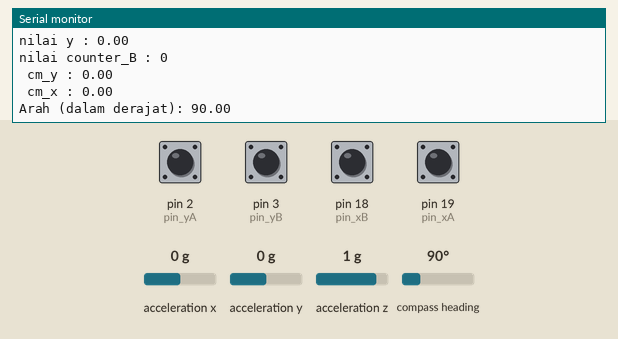
Simulated run of this sketch. Board: Arduino Uno, built with avr-gcc and run on an emulated ATmega328P. Shown: the last lines printed to the serial monitor. The test bench sets the inputs (shaded band); at power-on: pin 2 (pin_yA), pin 3 (pin_yB), pin 18 (pin_xB), pin 19 (pin_xA) HIGH, compass heading 90°, acceleration x 0 g, acceleration y 0 g, acceleration z 1 g. The ROS host is connected and sends only what is stated.

Above: at 1.3 s.
1.4 s: compass heading set to 7°
At 1.86 s:
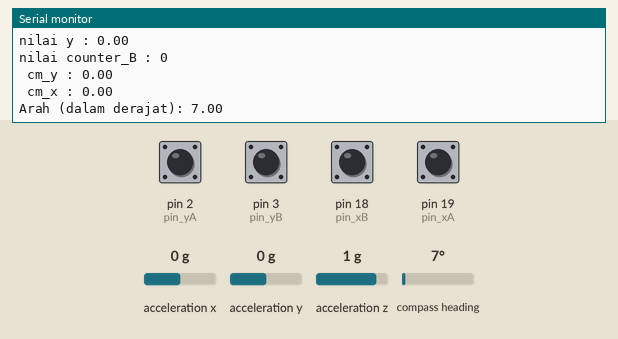
2.9 s: pin 2 (pin_yA) pulled LOW for 0.65 s
5.0 s: pin 2 (pin_yA) pulled LOW for 1 s
7.5 s: compass heading set to 180°
At 7.52 s:
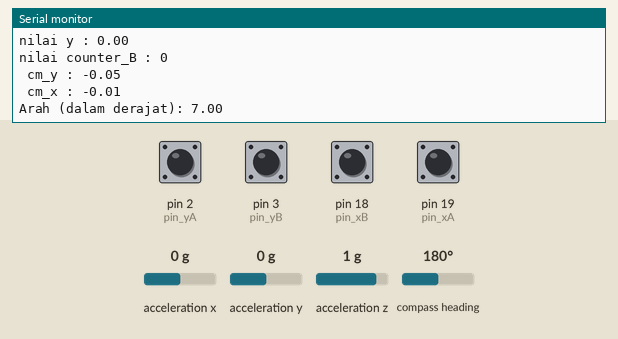
Timing chart, 0 to 10.0 s (numbered marks = the images above; inputs shaded):
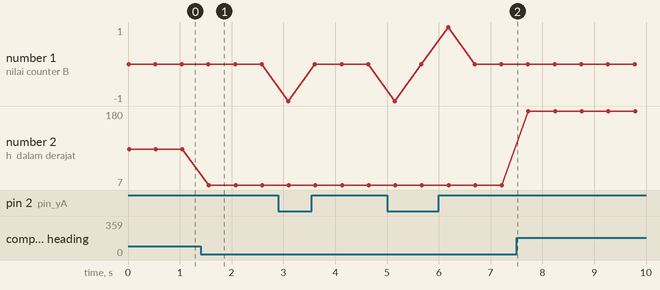

The sketch:

ditambah_BNO.ino
```cpp
#include <ros.h>
#include <std_msgs/Float32.h>
#include <geometry_msgs/Point.h>
#include <Adafruit_BNO055.h>

Adafruit_BNO055 bno = Adafruit_BNO055();

ros::NodeHandle koordinat;
std_msgs::Float32 sudut;
geometry_msgs::Point hasil;
ros::Publisher positioning_encoder("Diagram", &hasil);
ros::Publisher sudut_bno("sudut_bno", &sudut);

// Definisikan pin untuk rotary encoder
const int pin_yA = 2;
const int pin_yB = 3;

const int pin_xA = 19;
const int pin_xB = 18;

// Variabel untuk menyimpan status sebelumnya
volatile int lastState_yA;
volatile int lastState_yB;
volatile int lastState_xA;
volatile int lastState_xB;
volatile long counter_A = 0;
volatile long counter_B = 0;
int lastCounter_A = 0;

int lastCounter_B = 0;

const int resolusi = 400;
float degrees_yA;
float degrees_xA;
float degrees_B;

float jarak_yA = 0;
float jarak_xA = 0;
float jarak_yB = 0;
float jarak_xB = 0;

float last_jarak_y;
float last_jarak_x;
float reset_jarak;
float last_jarak=0;
float arah_robot = 0;
float last_arah = 0, last_robot;
float error_arah = 0;
float arah_robot_koreksi;

float xA;
float yA;
float xB;
float yB;

float last_yA = 0;
float last_xA = 0;
float last_yB = 0;
float last_xB = 0;

float koordinat_y = 0;
float koordinat_x = 0;

float old_last_y = 0;
float old_last_x = 0;

  float temp_xA, temp_yA, temp_yB, temp_xB;

void setup() {
  // Set pin sebagai input
  pinMode(pin_yA, INPUT);
  pinMode(pin_yB, INPUT);
  pinMode(pin_xA, INPUT);
  pinMode(pin_xB, INPUT);

  // Aktifkan pull-up resistor internal
  digitalWrite(pin_yA, HIGH);
  digitalWrite(pin_yB, HIGH);
  digitalWrite(pin_xA, HIGH);
  digitalWrite(pin_xB, HIGH);

  // Atur interupsi untuk pin_yA
  attachInterrupt(digitalPinToInterrupt(pin_yA), updateCounter_y, CHANGE);
  attachInterrupt(digitalPinToInterrupt(pin_xA), updateCounter_x, CHANGE);

  // Inisialisasi status sebelumnya
  lastState_yA = digitalRead(pin_yA);
  lastState_yB = digitalRead(pin_yB);
  lastState_xA = digitalRead(pin_xA);
  lastState_xB = digitalRead(pin_xB);

  // Inisialisasi node ROS dan publisher
  koordinat.initNode();
  koordinat.advertise(positioning_encoder);
  koordinat.advertise(sudut_bno);

  // Mulai komunikasi serial
  Serial.begin(57600);

  // Inisialisasi sensor BNO055
  if (!bno.begin())
  {
    Serial.println("Could not find a valid BNO055 sensor, check wiring!");
    while (1);
  }
}

void loop() {

  counter_A;
  counter_B;

//  ========================= BNO 055 =================================
  // Baca data orientasi dari sensor BNO055
  sensors_event_t event;
  bno.getEvent(&event);
  arah_robot = event.orientation.x ;

  error_arah = last_arah - arah_robot;
  arah_robot_koreksi = last_arah;

// ================= VECTOR ==================

  if (arah_robot - last_arah >= 10 || arah_robot - last_arah <= -10) {
      // Tampilkan nilai orientasi hanya jika perubahannya melebihi +/- 5 derajat

      // Perbarui nilai roll sebelumnya
      last_arah = arah_robot;
    }

    sudut.data = last_arah;


  if (last_arah != arah_robot && (error_arah <= 5 || error_arah >= -5) || (lastCounter_A == counter_A && lastCounter_B == counter_B)){


    counter_A = 0;
    lastCounter_A = 0;
//    lastCounter_A = 0;

    counter_B = 0;
    lastCounter_B = 0;
  }

  jarak_xA = 0;
  jarak_yA = 0;
  jarak_xB = 0;
  jarak_yB = 0;

  degrees_yA = 360.0 * (lastCounter_A / (float)resolusi);
  jarak_yA = 3.14 * 5.8 * (degrees_yA / 360) ;//*  cos(last_arah * PI / 180);;
  degrees_xA = 360.0 * (lastCounter_A / (float)resolusi);
  jarak_xA = 3.14 * 5.8 * (degrees_xA / 360) ;//* cos(last_arah * PI / 180);;

  degrees_B = 360.0 * (lastCounter_B / (float)resolusi);
  jarak_yB = 3.14 * 10 * (degrees_B / 360) ;//*  cos(last_arah * PI / 180);;
  jarak_xB = 3.14 * 10 * (degrees_B/ 360) ;//* cos(last_arah * PI / 180);;


    yA = jarak_yA * cos(last_arah* PI/180) ;
    xA = jarak_xA * sin(last_arah * PI / 180) ;

    yB = jarak_yB * sin(last_arah * PI/180);
    xB = jarak_xB *cos(last_arah * PI/180);

  float tempSebelumDItambah, nilai_yA;
  if ((yA != 0 && xA != 0 ) || (yB != 0 && xB != 0) ){
//    tempSebelumDItambah = last_yA;
//    nilai_yA = yA;
    last_yA = temp_yA + yA ;
    last_xA = temp_xA + xA ;

    last_yB = temp_yB + yB ;
    last_xB = temp_xB + xB ;

//    float nilaiLast_yA = last_yA;
  }
  if (lastCounter_A == counter_A || lastCounter_B == counter_B){
    temp_yA = last_yA;
    temp_xA = last_xA;

    temp_yB = last_yB;
    temp_xB = last_xB;
  }

  koordinat_y = last_yA + last_yB;
  koordinat_x = last_xA + last_xB;

  Serial.print("nilai temp sebelum ditambah : ");
  Serial.println(tempSebelumDItambah);
  Serial.print("nilai y : ");
  Serial.println(nilai_yA);
  Serial.print("nilai counter_B : ");
  Serial.println(counter_A);
  Serial.print(" cm_y : ");
  Serial.println(koordinat_y);
  Serial.print(" cm_x : ");
  Serial.println(koordinat_x);


//  =================== MENAMPILKAN KOORDINAT =======================

// Tampilkan nilai arah di Serial Monitor
  Serial.print("Arah (dalam derajat): ");
  Serial.println(last_arah);

  lastCounter_A = counter_A;
//  counter_xA = counter_yA;

  lastCounter_B = counter_B;

// Data Terakhir
  last_arah = arah_robot;

  last_robot = last_arah;


  // Terbitkan data ke ROS
  hasil.x = koordinat_x;
  hasil.y = koordinat_y;
  positioning_encoder.publish(&hasil);
  sudut_bno.publish(&sudut);


  // Tunda sejenak untuk menghindari pembacaan berulang
  delay(500);
}

void updateCounter_y() {


  int currentState_yA = digitalRead(pin_yA);
  int currentState_yB = digitalRead(pin_yB);
  int currentState_xA = digitalRead(pin_xA);
  int currentState_xB = digitalRead(pin_xB);

  // Deteksi perubahan
  if ((currentState_yA != lastState_yA || currentState_yB != lastState_yB)) {
    if (currentState_yA == currentState_yB) {
      counter_A++;
    }
    else {
      counter_A--;
    }
  }


  // Simpan status terakhir
  lastState_yA = currentState_yA;
  lastState_yB = currentState_yB;
  lastState_xA = currentState_xA;
  lastState_xB = currentState_xB;
}

void updateCounter_x() {
  int currentState_yA = digitalRead(pin_yA);
  int currentState_yB = digitalRead(pin_yB);
  int currentState_xA = digitalRead(pin_xA);
  int currentState_xB = digitalRead(pin_xB);

  // Deteksi perubahan
  if ((currentState_xA != lastState_xA || currentState_xB != lastState_xB)) {
    if (currentState_xA == currentState_xB) {
      counter_B++;
    }
    else {
      counter_B--;
    }
  }


  // Simpan status terakhir
  lastState_yA = currentState_yA;
  lastState_yB = currentState_yB;
  lastState_xA = currentState_xA;
  lastState_xB = currentState_xB;
}

float hitungKoordinat(float x, float y){
  float current_x, current_y, koreksi_x, koreksi_y;

if (current_y != y || current_x != x){
  koreksi_x = koreksi_y + x;
  koreksi_y = koreksi_x + y;
}
  current_x = x;
  current_y = y;

  return koreksi_x, koreksi_y;

}
```

Measured:
- after the input at 1.4 s, the serial monitor: prints a new line after 0.16 s (image 1)
- plotted number 2: 90 → 7 after the input at 1.4 s, 7 → 180 after the input at 7.5 s
